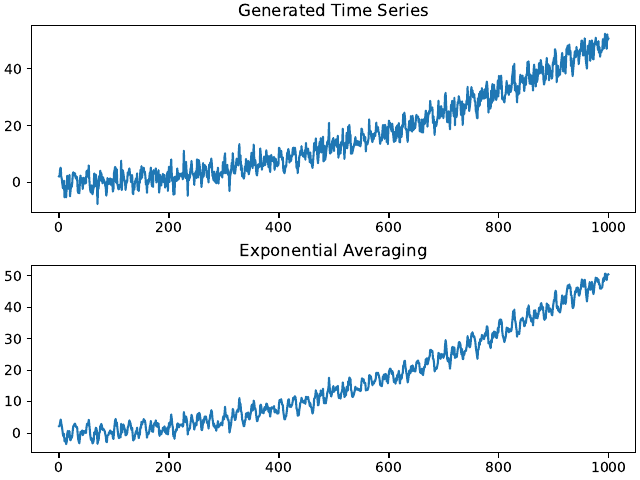

Write Python code to recreate this figure.
import numpy as np
import matplotlib.pyplot as plt


def generate_time_series(N):
    discrete_time_interval = np.linspace(0, 10, N)
    trend = lambda t: 0.5 * t ** 2
    seasonal = lambda t: 2 * np.sin(2 * np.pi * 8 * t) + 1.5 * np.cos(2 * np.pi * 4 * t)
    residuals = np.random.normal(scale=2, size=N)
    time_series = trend(discrete_time_interval) + seasonal(discrete_time_interval) + residuals

    return trend, seasonal, residuals, time_series, discrete_time_interval


def get_exponential_averaging(time_series, alpha):
    N = len(time_series)

    exponential_averaging = np.ndarray(N)
    exponential_averaging[0] = time_series[0]

    for i in range(1, N):
        exponential_averaging[i] = alpha * time_series[i] + (1 - alpha) * exponential_averaging[i - 1]

    return exponential_averaging


def get_optimum_alpha(time_series, precision=1e-2):
    optimum_alpha = 0
    optimum_score = np.inf

    for i in range(1, int(1 / precision) + 1):
        alpha = precision * i
        exponential_averaging = get_exponential_averaging(time_series, alpha)
        score = sum((time_series[1:] - exponential_averaging[:-1]) ** 2)

        if score < optimum_score:
            optimum_score = score
            optimum_alpha = alpha

    return optimum_alpha


def main():
    trend, seasonal, residuals, time_series, discrete_time_interval = generate_time_series(1000)
    optimum_alpha = get_optimum_alpha(time_series, 1e-3)
    exponential_averaging = get_exponential_averaging(time_series, optimum_alpha)
    print(f"Optimum alpha: {optimum_alpha:.3f}")

    figure, axes = plt.subplots(2, layout="constrained")
    axes[0].plot(time_series)
    axes[0].set_title("Generated Time Series")
    axes[1].plot(exponential_averaging)
    axes[1].set_title("Exponential Averaging")

    plt.savefig("exercise-2.png")
    plt.savefig("exercise-2.pdf")
    plt.show()


if __name__ == '__main__':
    main()
